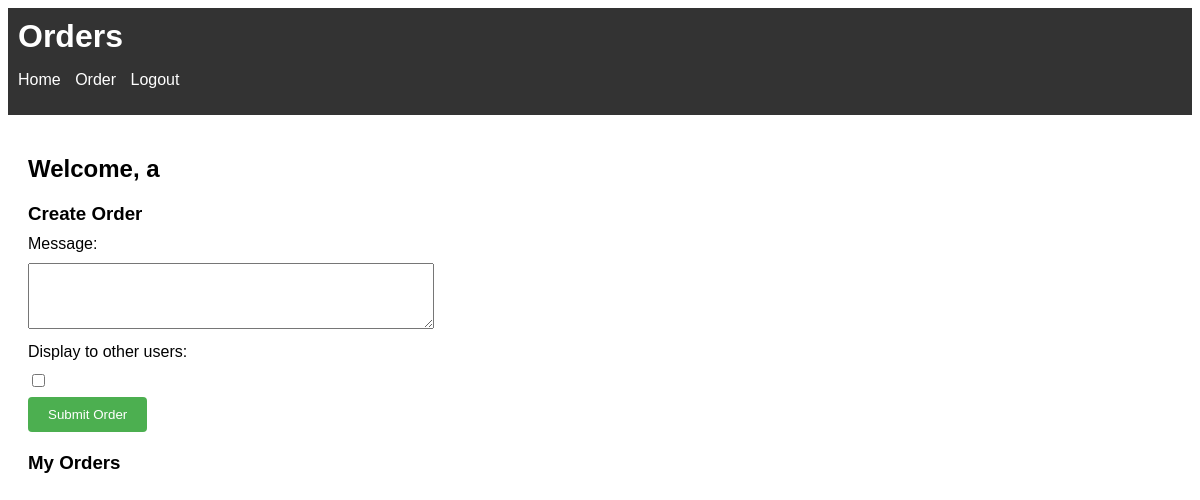
Page /orders (signed in) on the earlier database version.
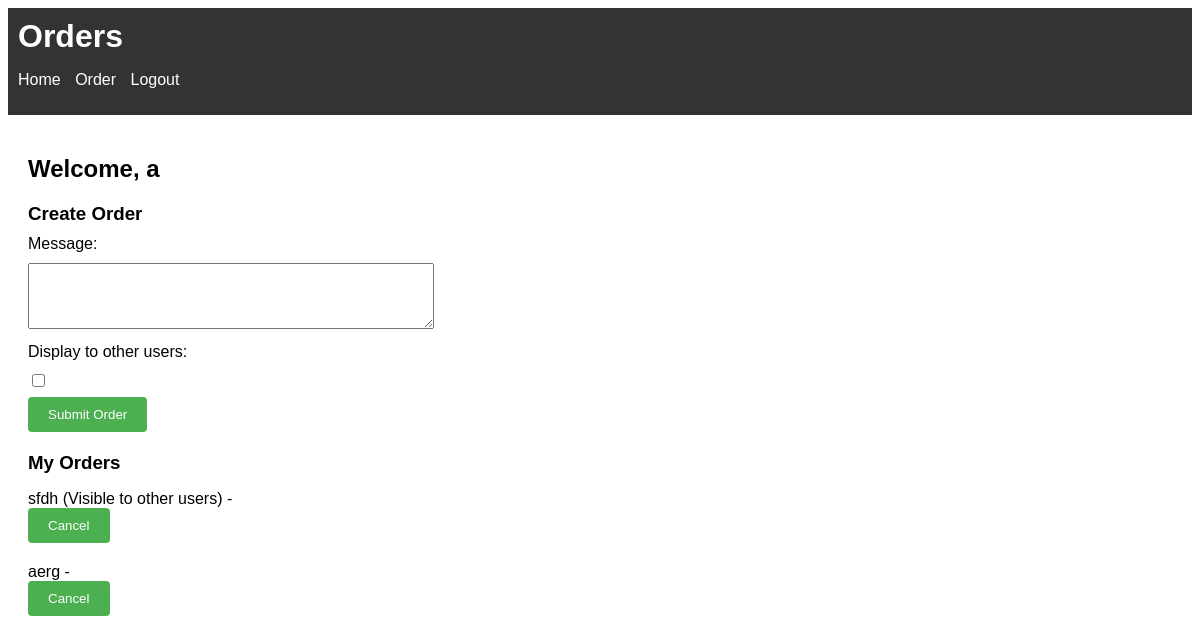
Same page on the later database version.
### app.py (models this page shows, shortened)
class User(db.Model):
    id = db.Column(db.Integer, primary_key=True)
    username = db.Column(db.String(100), unique=True, nullable=False)
    password = db.Column(db.String(100), nullable=False)
    profile_image = db.Column(db.String(100))
    is_admin = db.Column(db.Boolean, default=False)

class Order(db.Model):
    id = db.Column(db.Integer, primary_key=True)
    message = db.Column(db.String(200), nullable=False)
    user_id = db.Column(db.Integer, db.ForeignKey('user.id'), nullable=False)
    display = db.Column(db.Boolean, default=True)

### app.py (the view, shortened to what this page needs)
@app.route('/orders', methods=['GET', 'POST'])
def orders():
    if 'user_id' not in session:
        flash('Pro přístup k této stránce se musíte přihlásit.', 'danger')
        return redirect(url_for('login'))
    user = User.query.get(session['user_id'])
    orders = Order.query.filter_by(user_id=user.id).all()
    return render_template('orders.html', user=user, orders=orders)

### templates/orders.html (shortened to what this page needs)
<!DOCTYPE html>
<html lang="en">
<head>
</head>
<body>
<header>
    <h1>Orders</h1>
    <nav>
        <ul>
            <li><a href="/">Home</a></li>
            <li><a href="/orders">Order</a></li>
            {% if 'user_id' in session %}
            <li><a href="/logout">Logout</a></li>
            {% else %}
            <li><a href="/login">Login</a></li>
            <li><a href="/register">Register</a></li>
            {% endif %}
        </ul>
    </nav>
</header>
<main>
    {% if user %}
    <h2>Welcome, {{ user.username }}</h2>
    <h3>Create Order</h3>
    <form action="/orders" method="post">
        <label for="message">Message:</label>
        <textarea id="message" name="message" rows="4" required></textarea>
        <label for="display">Display to other users:</label>
        <input type="checkbox" id="display" name="display">
        <br>
        <button type="submit">Submit Order</button>
    </form>
    <h3>My Orders</h3>
    <ul>
        {% for order in orders %}
        <li>{{ order.message }}{% if order.display %} (Visible to other users){% endif %} -
            <form action="/cancel_order/{{ order.id }}" method="post">
                <button type="submit">Cancel</button>
            </form>
        </li>
        {% endfor %}
    </ul>
    {% else %}
    <p>Please log in to create or view your orders.</p>
    <a href="/login">Login</a> | <a href="/register">Register</a>
    {% endif %}
</main>
</body>
</html>

### templates/orders.html (style rules this page uses)
body { font-family: Arial, sans-serif; }
header { background-color: #333; color: white; padding: 10px; }
header h1 { margin: 0; }
nav ul { list-style-type: none; padding: 0; }
nav ul li { display: inline; margin-right: 10px; }
nav ul li a { color: white; text-decoration: none; }
main { padding: 20px; }
h2 { margin-bottom: 20px; }
h3 { margin-bottom: 10px; }
form { max-width: 400px; margin-bottom: 20px; }
label { display: block; margin-bottom: 10px; }
textarea { width: 100%; margin-bottom: 10px; }
input[type="checkbox"] { margin-bottom: 10px; }
button[type="submit"] { background-color: #4CAF50; color: white; padding: 10px 20px; border: none; border-radius: 4px; cursor: pointer; }
ul { list-style-type: none; padding: 0; }
li { margin-bottom: 10px; }
a { color: #1E90FF; text-decoration: none; }

Differences in the rows shown:
added Order: message "sfdh", display "(Visible to other users)"
added Order: message "aerg"
